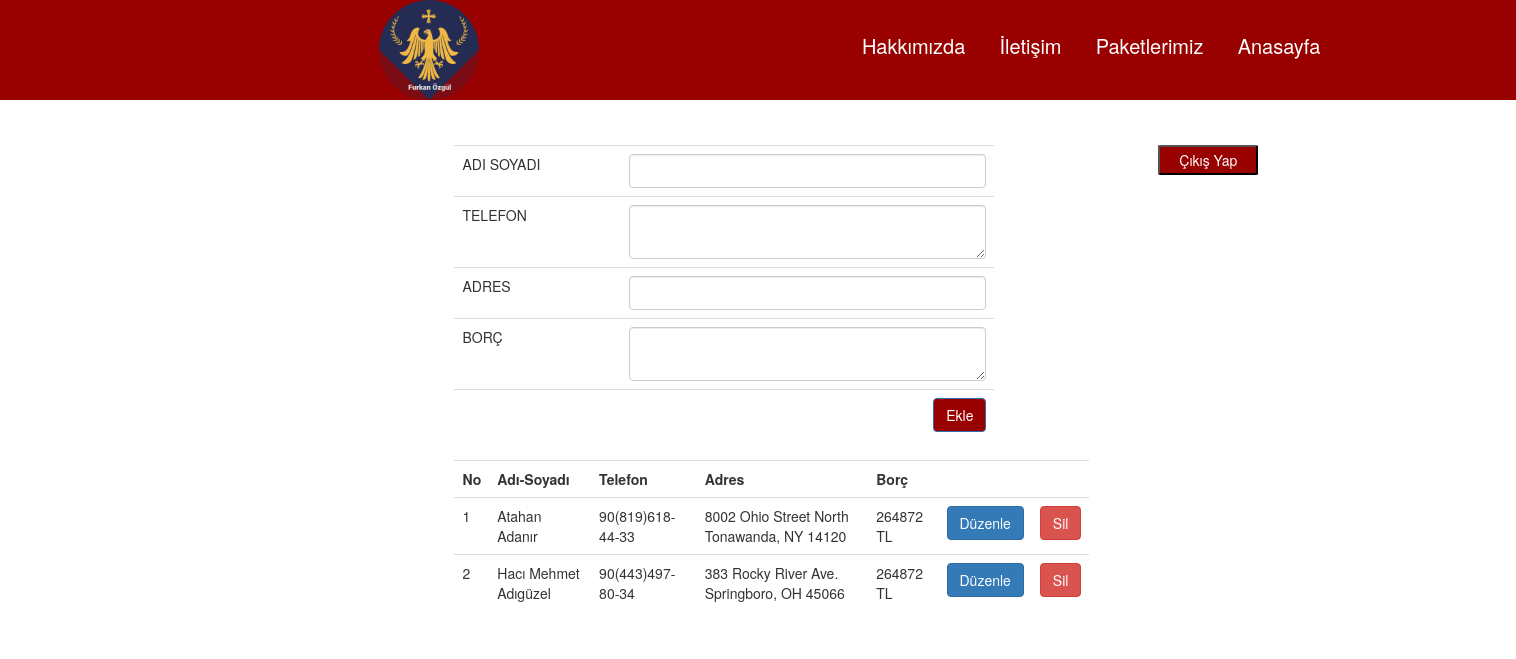
The page /ekle.php (signed in) on the database its author committed.
### tables this page shows
CREATE TABLE `icerik` (
  `id` int(50) NOT NULL,
  `adisoyadi` varchar(100) NOT NULL,
  `telefon` varchar(100) NOT NULL,
  `adres` varchar(100) NOT NULL,
  `borc` varchar(100) NOT NULL,
  `userid` int(100) NOT NULL
);

### ekle.php (the view, shortened to what this page needs)
<?php
include("vt.php");
?>
<!doctype html>
<html>
<head>
<link rel="stylesheet" href="https://maxcdn.bootstrapcdn.com/bootstrap/3.3.7/css/bootstrap.min.css">
    <header style="background-color: #990000">
    <img src="logo.png" width="100" style="border-radius: 50%;margin-left: 25%">
    <a style="margin-left: 25%;color: white" class="header-connector">Hakkımızda</a>
    <a style="color: white" class="header-connector">İletişim</a>
    <a style="color: white" class="header-connector">Paketlerimiz</a>
    <a style="color: white" class="header-connector">Anasayfa</a>
    </header>
</head>
<body>
<form action="uyecikis.php">
    <input type="submit" value="Çıkış Yap" style="float: right ; margin-right: 17%;background-color: #990000;color: white;margin-top: 3%;width: 100px;height: 30px;border-radius: 3%">
</form>
<div class="container" style="margin-left:28%;margin-top: 3%;">
<div class="col-md-6">
<form action="" method="post">
    <table class="table">
        <tr>
            <td>ADI SOYADI</td>
            <td><input type="text" name="adisoyadi" class="form-control" ></td>
        </tr>
        <tr>
            <td>TELEFON</td>
            <td><textarea name="telefon" class="form-control" ></textarea></td>
        </tr>
        <tr>
            <td>ADRES</td>
            <td><input type="text" name="adres" class="form-control" ></td>
        </tr>
        <tr>
            <td>BORÇ</td>
            <td><textarea name="borc" class="form-control" ></textarea></td>
        </tr>
        <tr>
            <td></td>
            <td><input style="float:right;background-color:rgb(153, 0, 0)" class="btn btn-primary"  type="submit" value="Ekle" id="uyari"></td>
        </tr>
    </table>
</form>
</div>
<div class="col-md-7">
<table class="table">
    <tr>
        <th>No</th>
        <th>Adı-Soyadı</th>
        <th>Telefon</th>
        <th>Adres</th>
        <th>Borç</th>
        <th></th>
        <th></th>
    </tr>
<?php
$sorgu = $baglanti->query("SELECT * FROM icerik WHERE userid =  ".$_SESSION['Kullanici'] );
while ($sonuc = $sorgu->fetch_assoc()) {
$id = $sonuc['id'];
$baslik = $sonuc['adisoyadi'];
$icerik = $sonuc['telefon'];
$baslik2 = $sonuc['adres'];
$icerik2 = $sonuc['borc'];
?>
    <tr>
        <td><?php echo $id;  ?></td>
        <td><?php echo $baslik; ?></td>
        <td><?php echo $icerik; ?></td>
        <td><?php echo $baslik2; ?></td>
        <td><?php echo $icerik2; ?></td>
        <td><a href="duzenle.php?id=<?php echo $id; ?>" class="btn btn-primary">Düzenle</a></td>
        <td><a href="sil.php?id=<?php echo $id; ?>" class="btn btn-danger">Sil</a></td>
    </tr>
<?php
}
?>
</table>
</div>
</div>
</body>
</html>

### ekle.php (style rules this page uses)
.header-connector { font-size: 20px; margin-left: 2%; }

### rows shown on the page
icerik: id "1", adisoyadi "Atahan Adanır", telefon "90(819)618-44-33", adres "8002 Ohio Street North Tonawanda, NY 14120", borc "264872 TL"
icerik: id "2", adisoyadi "Hacı Mehmet Adıgüzel", telefon "90(443)497-80-34", adres "383 Rocky River Ave. Springboro, OH 45066", borc "264872 TL"
